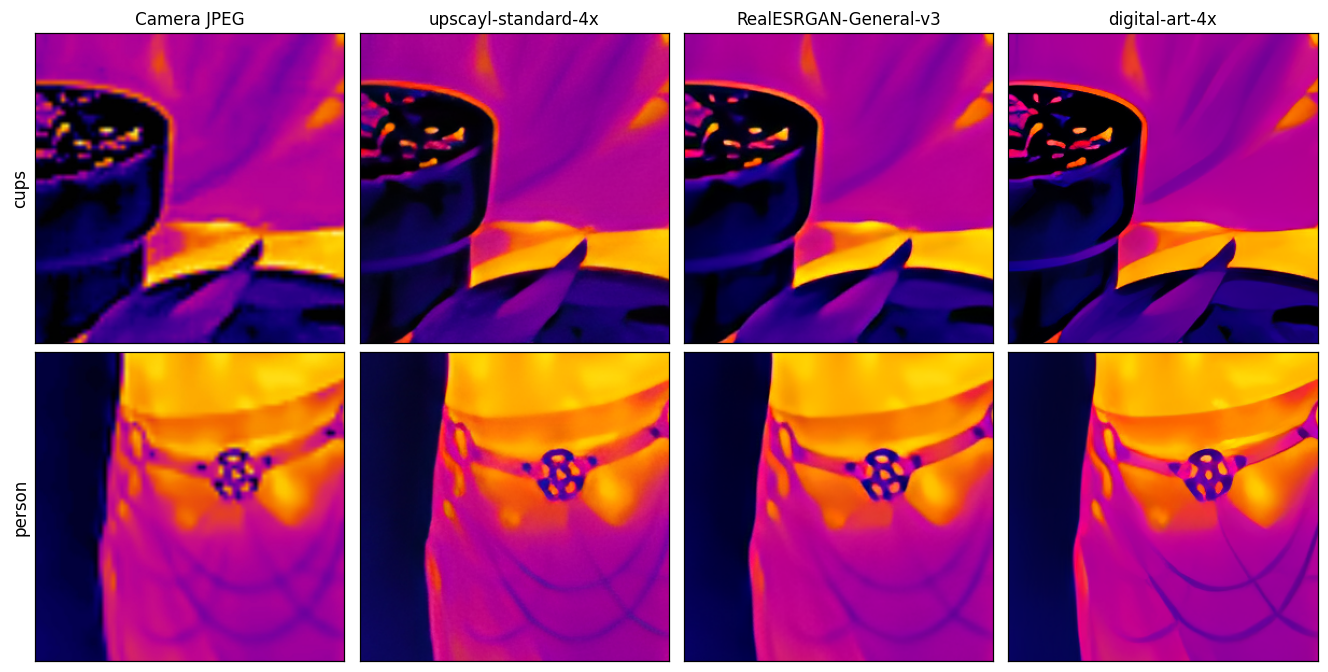
#> input picture examples/readme_crops.png, 1328 x 672 px
$ python -i sharpen_pre.py   (imports and definitions only)
#> lines starting #> are read from the running program, lines starting #| are printed output that depends on the picture
### scripts/from_raw.py
"""Raw-mode pipeline: extract APP3 uint16 → colormap → upscayl-standard-4x.

Compares the JPEG-path (downscale 1120x1494 → 192x256) against feeding the SR
network a clean colormap render of the raw sensor data, with no JPEG halos.
Same single network in both arms; only the input changes.

Hard error if a JPEG has no APP3 raw data (no fallback to the JPEG path).

Run: uv run scripts/from_raw.py
"""
from __future__ import annotations

import struct
import subprocess
import time
from pathlib import Path

import matplotlib.pyplot as plt
from matplotlib import colormaps
import numpy as np
from PIL import Image

REPO = Path(__file__).resolve().parents[1]
INPUT = REPO / "examples/input"
WORK = REPO / "examples/_work"
OUT = REPO / "examples"

UPSCAYL_BIN = Path("/Applications/Upscayl.app/Contents/Resources/bin/upscayl-bin")
UPSCAYL_MODELS = Path("/Applications/Upscayl.app/Contents/Resources/models")
MODEL = "upscayl-standard-4x"

PHOTOS = ["1777804010136.jpg", "1777733165452.jpg", "1771110170401.jpg"]
# Active colormap. Ironbow and turbo dropped after the colormap-input sweep —
# turbo is "scientific figure" aesthetic, ironbow is camera-default but adds
# nothing diagnostic over inferno. See LAB_NOTEBOOK.md.
COLORMAPS = ["inferno"]

# (photo_id, region label, fractional center on 768x1024, half-side px)
REGIONS = {
    "1777804010136": ("upper-cup-rim", (0.50, 0.36), 96),
    "1777733165452": ("ember-texture", (0.50, 0.78), 96),
    "1771110170401": ("belt-ornament", (0.45, 0.78), 96),
}


# ---------- raw extraction (adapted from vibe-temp-cc/scripts/explore_thermal.py) ----------

# [37 lines left out: functions parse_ijpeg_header, extract_raw_thermal, not called in this run]


# ---------- colormaps ----------

def build_ironbow_lut(n: int = 256) -> np.ndarray:
    """Reference ironbow palette, (n, 3) uint8. Adapted from vibe-temp-cc."""
#> further down, picture is the input picture: shape (672, 1328, 3); mean B, G, R 109.2, 62, 148.4
    control = np.array([
        [0.00,   0,   0,   4], [0.08,   0,   0,  80], [0.15,   0,   0, 132],
        [0.22,  20,   0, 164], [0.30,  64,   0, 196], [0.37, 112,   0, 200],
        [0.42, 152,   0, 184], [0.47, 188,   0, 152], [0.52, 216,   8, 112],
        [0.57, 236,  24,  68], [0.62, 248,  48,  28], [0.67, 255,  80,   0],
        [0.72, 255, 120,   0], [0.77, 255, 160,   0], [0.82, 255, 200,   0],
        [0.87, 255, 232,   0], [0.92, 255, 252,  48], [0.96, 255, 255, 148],
        [1.00, 255, 255, 255],
    ], dtype=np.float64)
    pos, cols = control[:, 0], control[:, 1:]
    x = np.linspace(0, 1, n)
    lut = np.stack([np.interp(x, pos, cols[:, c]) for c in range(3)], axis=-1)
    return np.clip(lut, 0, 255).astype(np.uint8)


_IRONBOW = build_ironbow_lut(256)


# [42 lines left out: functions colormap_rgb, normalize_with_cut, _rgb_to_lab, not called in this run]


_BIN = 4
_NB = 256 // _BIN
_LUT3D: np.ndarray | None = None


# [149 lines left out: functions _ensure_inverse_lut, jpeg_to_normalized_temp, render_raw, render_jpeg, run_upscayl, build_grid and 1 more, not called in this run]


# [2 lines that do not run on import are left out]

### scripts/sharpen_pre.py
"""Sharpening preprocessing before upscayl-standard.

Hypothesis: the raw render is softer than the camera-JPEG because the camera
ISP applied edge enhancement before encoding. We can sharpen the raw 192×256
render BEFORE running upscayl, and pick the sharpener that makes the SR output
sharp without introducing halos.

Three sharpeners compared, all per-photo:

  A) Wiener deconvolution (1 free param: σ of Gaussian PSF; K=1e-3 fixed)
     y = IFFT( FFT(x) · conj(H) / (|H|² + K) )
     where H is the FFT of a Gaussian kernel of width σ.

  B) Unsharp mask (1 free param: amount, with σ=1.0 fixed)
     y = x + amount · (x − Gaussian(x, σ))

  C) Learnable 5×5 conv kernel (25 free params, PyTorch + Adam)
     Loss = -λ·sharpness + α·overshoot + β·content
       sharpness = mean |∇y|²
       overshoot = mean( relu(y - maxpool(x, 5))² + relu(minpool(x, 5) - y)² )
                   — penalizes any pixel exceeding the input's local 5×5
                     min/max (the halo signature).
       content   = mean(y - x)²
     Per-channel kernel; identity init (delta), Adam, 1500 steps.

For each sharpener we pick the param value (or trained kernel) that minimizes
overshoot at fixed gradient-energy gain, then run upscayl-standard on the
sharpened input and compare.

Run: uv run scripts/sharpen_pre.py
"""
from __future__ import annotations

import subprocess
import sys
import time
from pathlib import Path

import numpy as np
import torch
import torch.nn.functional as F
from PIL import Image, ImageDraw, ImageFont
from scipy.ndimage import sobel
from scipy.signal import convolve2d

sys.path.insert(0, str(Path(__file__).parent))
from from_raw import (  # noqa: E402
    INPUT, OUT, WORK, UPSCAYL_BIN, UPSCAYL_MODELS,
    parse_ijpeg_header, extract_raw_thermal,
    normalize_with_cut, colormap_rgb,
)

PHOTOS = ["1777733165452", "1777804010136", "1771110170401"]
MODEL = "upscayl-standard-4x"

REGIONS = {  # fractional center on 768×1024, half-side
    "1777733165452": ((0.50, 0.78), 144),
    "1777804010136": ((0.50, 0.36), 144),
    "1771110170401": ((0.45, 0.78), 144),
}


# ---------- raw → 192×256 inferno RGB ----------

# [6 lines left out: function render_raw_inferno, not called in this run]


# ---------- sharpness / halo metrics ----------

def luminance(rgb: np.ndarray) -> np.ndarray:
    return (0.2126 * rgb[..., 0] + 0.7152 * rgb[..., 1]
            + 0.0722 * rgb[..., 2]).astype(np.float64)
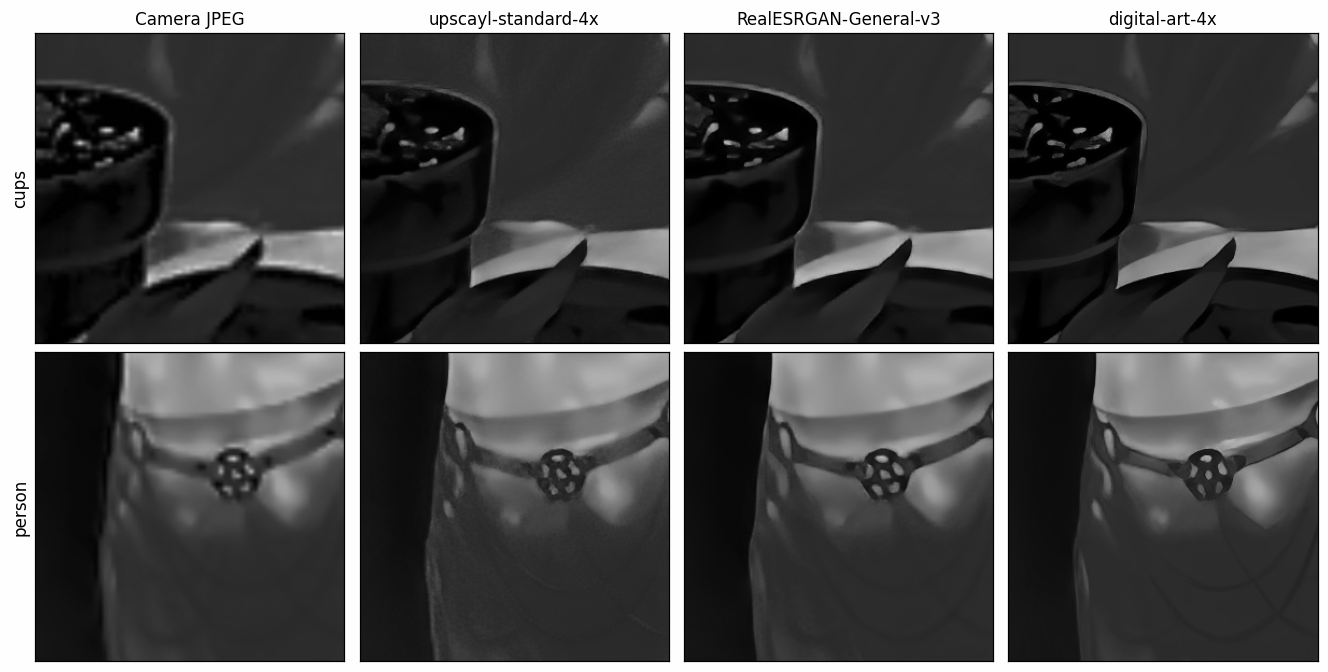
#> returned value: shape (672, 1328) float64; min 0, max 255, mean 78.2


def grad_mag(g: np.ndarray) -> np.ndarray:
    return np.hypot(sobel(g, axis=1, mode="reflect"),
                    sobel(g, axis=0, mode="reflect"))
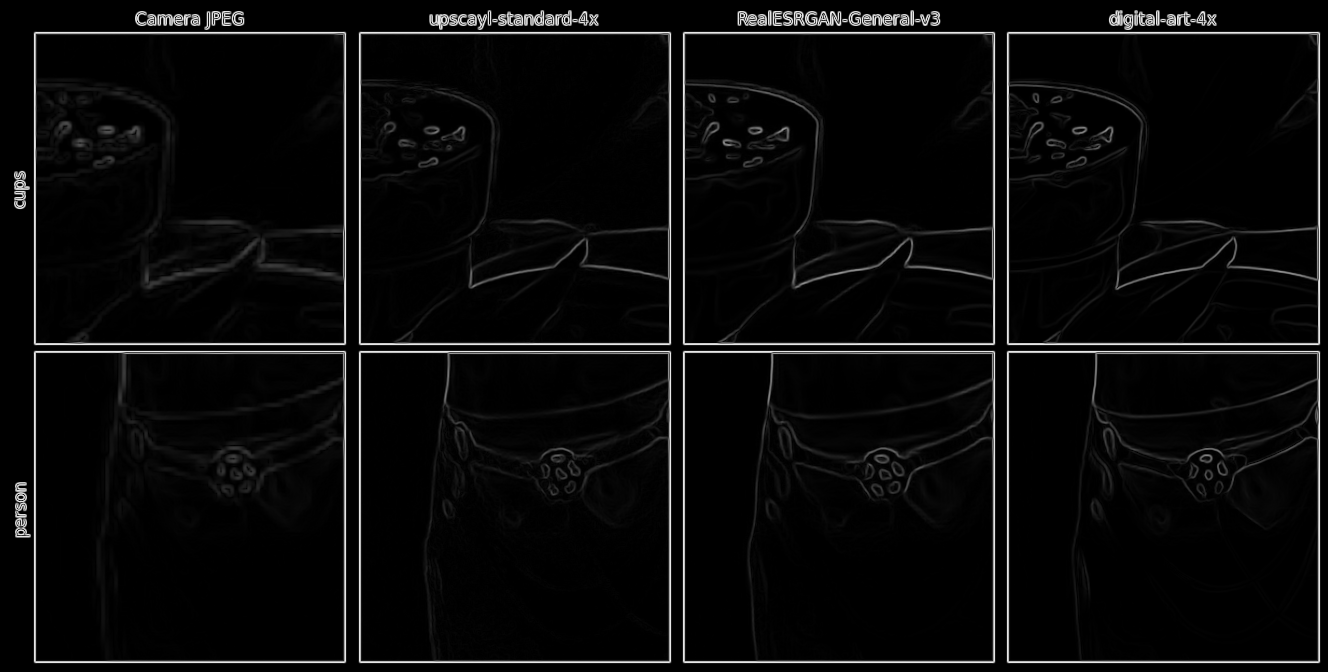
#> returned value: shape (672, 1328) float64; min 0, max 1123.2, mean 42.5; drawn with min black and max white


def lap_var(g: np.ndarray) -> float:
    k = np.array([[0, 1, 0], [1, -4, 1], [0, 1, 0]], dtype=np.float64)
    return float(convolve2d(g, k, mode="same", boundary="symm").var())


# [17 lines left out: function overshoot_count, not called in this run]


def metrics_of(rgb: np.ndarray, ref: np.ndarray | None = None) -> dict:
    g = luminance(rgb)
    gm = grad_mag(g)
    out = {"gmean": float(gm.mean()),
           "gp95": float(np.percentile(gm, 95)),
           "lapvar": lap_var(g)}
#> out = {'gmean': 42.53, 'gp95': 164.4, 'lapvar': 1821.2}
    if ref is not None:
        out["overshoot"] = overshoot_count(ref, rgb)
    return out


# ---------- sharpeners ----------

# [369 lines left out: functions gaussian_2d, wiener_deconvolve, unsharp_mask, train_wiener_sigma, train_learnable_kernel, apply_learnable_kernel and 5 more, not called in this run]


# [2 lines not run here, left out]

>>> import cv2
>>> picture = cv2.imread('../examples/readme_crops.png')
>>> result = metrics_of(picture)
#> result = {'gmean': 42.53, 'gp95': 164.4, 'lapvar': 1821.2}
